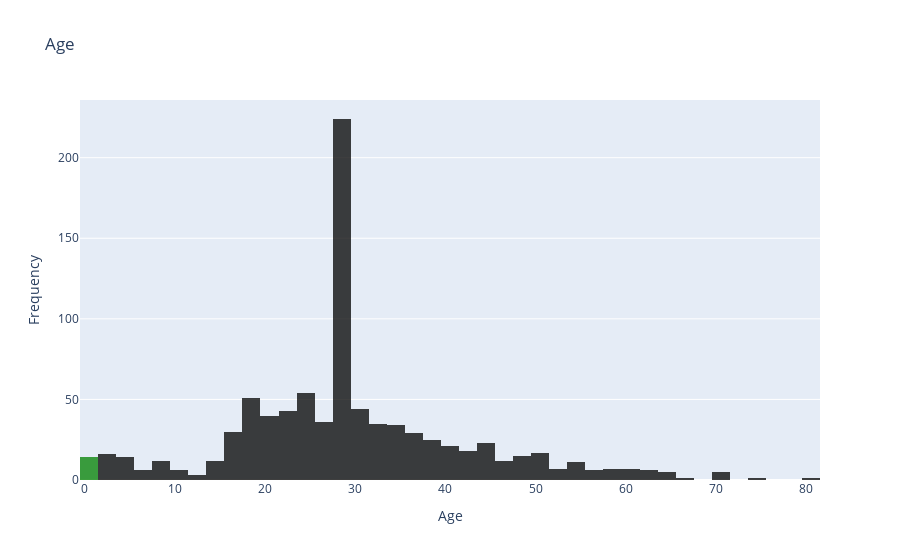

The notebook cell saved with this chart:
### Code cell
print('Total passenger = ',df['Age'].value_counts().sum())
import plotly.graph_objs as go
trace = go.Histogram(
    x = df['Age'],  
    marker_color=['green'],  
    opacity=0.75
)
layout = go.Layout(
    title='Age',
    xaxis=dict(title='Age'),
    yaxis=dict(title='Frequency')
)
fig = go.Figure(data=[trace], layout=layout)
fig.show()

### Figure 1 — Plotly figure (JSON) as saved in the notebook; plotly's stock layout.template omitted (floating-point values rounded to 4 significant figures; data arrays with more than 128 entries replaced by an {"elided": "..."} marker saying what was removed)
{"data": [{"marker": {"color": ["green"]}, "opacity": 0.75, "type": "histogram", "x": {"elided": "891 int values"}}], "layout": {"title": {"text": "Age"}, "xaxis": {"title": {"text": "Age"}}, "yaxis": {"title": {"text": "Frequency"}}}}
